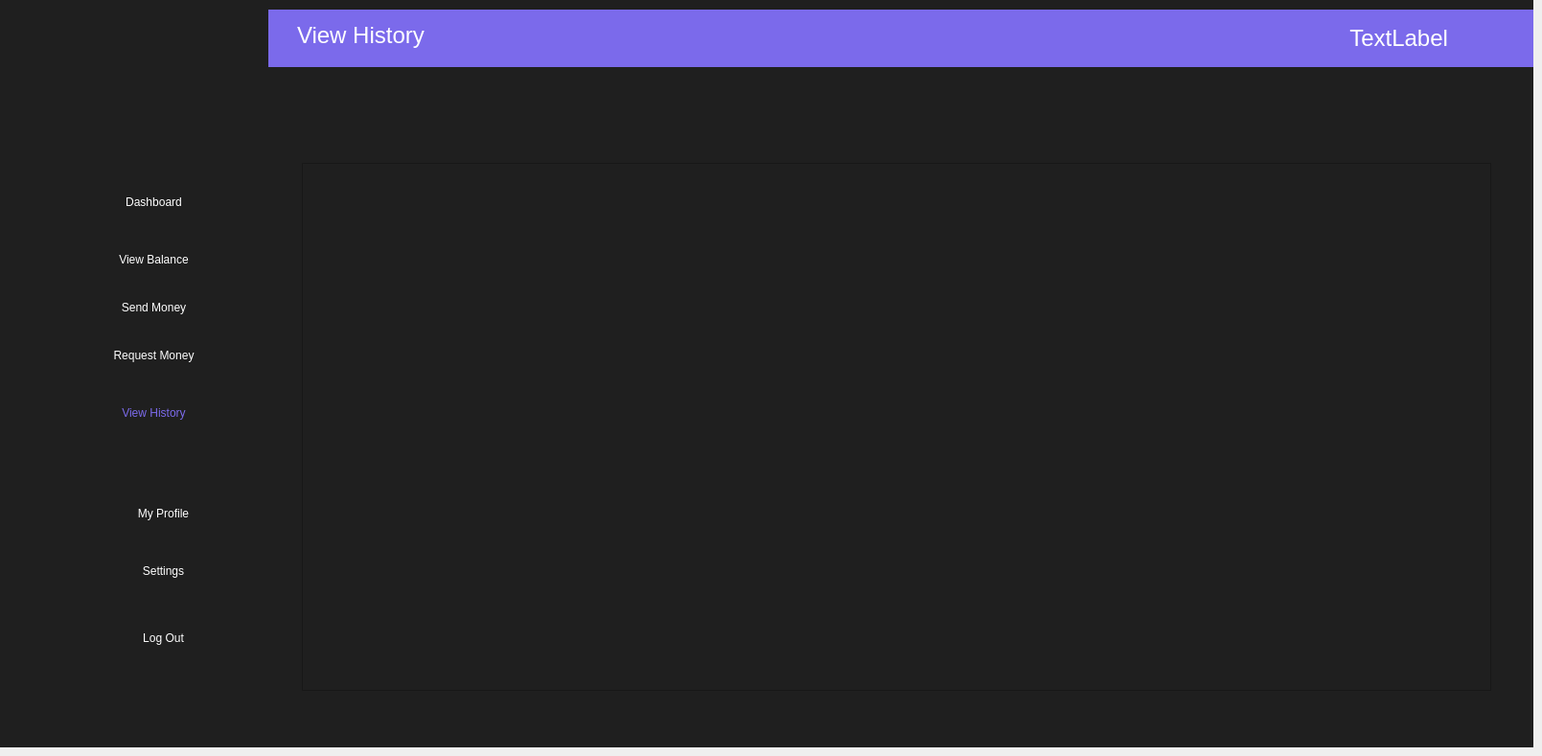
    <widget class="QWidget" name="page_22">
     <widget class="QWidget" name="widget_46" native="true">
      <property name="geometry">
       <rect>
        <x>0</x>
        <y>0</y>
        <width>1600</width>
        <height>780</height>
       </rect>
      </property>
      <property name="minimumSize">
       <size>
        <width>1600</width>
        <height>780</height>
       </size>
      </property>
      <property name="maximumSize">
       <size>
        <width>1600</width>
        <height>780</height>
       </size>
      </property>
      <property name="styleSheet">
       <string notr="true">background-color:rgb(31, 31, 31);</string>
      </property>
      <widget class="QScrollArea" name="scrollArea_9">
       <property name="geometry">
        <rect>
         <x>315</x>
         <y>170</y>
         <width>1241</width>
         <height>551</height>
        </rect>
       </property>
       <property name="styleSheet">
        <string notr="true">QScrollBar:vertical{ 
background-color: rgb(36, 36, 36);
 width: 15px; 
margin: 15px 0 15px 0;
}

QScrollBar:handle:vertical{
background-color: rgb(71, 71, 71);
 min-height:30px;
 border-radius:7px;
}
QScrollBar:handle:vertical:hover{
 background-color:rgb(58, 58, 58);
}
QScrollBar:handle:vertical pressed{
 background-color: rgb(60, 60, 60);
}

QScrollBar::sub-line:vertical{
border:none;
background-color: rgb(71, 71, 71);
height: 15px;
border-top-left-radius: 7px;
border-top-right-radius:7px;
subcontrol position: top;
subcontrol-origin: margin;
}
QScrollBar::sub-line:vertical:hover { 
background-color: rgb(58, 58, 58);
}

QScrollBar::sub-line:vertical:pressed{
 background-color: rgb(60, 60, 60);
}
 QScrollBar::add-line:vertical{
 border:none;
background-color: rgb(71, 71, 71);
 height: 15px;
border-bottom-left-radius: 7px; 
border-bottom-right-radius: 7px; 
subcontrol-position: bottom; 
subcontrol-origin: margin;
}
QScrollBar::add-line:vertical:hover {
 background-color:  rgb(58, 58, 58);
}
QScrollBar::add-line:vertical:pressed { 
background-color: rgb(60, 60, 60);
}

QScrollBar::up-arrow:vertical, QScrollBar::down-arrow:vertical{
 background: none;
}
QScrollBar::add-page:vertical, QScrollBar::sub-page:vertical{ 
background: none;
}
</string>
       </property>
       <property name="widgetResizable">
        <bool>true</bool>
       </property>
       <widget class="QWidget" name="scrollAreaWidgetContents_9">
        <property name="geometry">
         <rect>
          <x>0</x>
          <y>0</y>
          <width>1239</width>
          <height>549</height>
         </rect>
        </property>
        <layout class="QVBoxLayout" name="verticalLayout_7"/>
       </widget>
      </widget>
      <widget class="QWidget" name="widget_56" native="true">
       <property name="geometry">
        <rect>
         <x>0</x>
         <y>0</y>
         <width>280</width>
         <height>780</height>
        </rect>
       </property>
       <property name="styleSheet">
        <string notr="true">QPushButton{
	background-color: rgb(31, 31, 31);
	color: rgb(255, 255, 255);
	font: 700 12pt &quot;Arial&quot;;
    border-radius:15px;
}</string>
       </property>
       <widget class="QPushButton" name="pushButton_126">
        <property name="geometry">
         <rect>
          <x>160</x>
          <y>380</y>
          <width>181</width>
          <height>41</height>
         </rect>
        </property>
        <property name="text">
         <string>Requst Money</string>
        </property>
       </widget>
       <widget class="QPushButton" name="pushButton_127">
        <property name="geometry">
         <rect>
          <x>170</x>
          <y>610</y>
          <width>181</width>
          <height>51</height>
         </rect>
        </property>
        <property name="text">
         <string>Settings</string>
        </property>
       </widget>
       <widget class="QPushButton" name="pushButton_128">
        <property name="geometry">
         <rect>
          <x>160</x>
          <y>270</y>
          <width>181</width>
          <height>41</height>
         </rect>
        </property>
        <property name="text">
         <string>View Balance</string>
        </property>
       </widget>
       <widget class="QPushButton" name="pushButton_129">
        <property name="geometry">
         <rect>
          <x>172</x>
          <y>540</y>
          <width>181</width>
          <height>51</height>
         </rect>
        </property>
        <property name="text">
         <string>My Profile</string>
        </property>
       </widget>
       <widget class="QPushButton" name="pushButton_130">
        <property name="geometry">
         <rect>
          <x>160</x>
          <y>220</y>
          <width>181</width>
          <height>41</height>
         </rect>
        </property>
        <property name="text">
         <string>Dashboard</string>
        </property>
       </widget>
       <widget class="QPushButton" name="pushButton_131">
        <property name="geometry">
         <rect>
          <x>160</x>
          <y>440</y>
          <width>181</width>
          <height>41</height>
         </rect>
        </property>
        <property name="styleSheet">
         <string notr="true">background-color: rgb(31, 31, 31);</string>
        </property>
        <property name="text">
         <string>View History</string>
        </property>
       </widget>
       <widget class="QPushButton" name="pushButton_132">
        <property name="geometry">
         <rect>
          <x>160</x>
          <y>320</y>
          <width>181</width>
          <height>41</height>
         </rect>
        </property>
        <property name="text">
         <string>Send Money</string>
        </property>
       </widget>
       <widget class="QPushButton" name="pushButton_133">
        <property name="geometry">
         <rect>
          <x>170</x>
          <y>670</y>
          <width>181</width>
          <height>51</height>
         </rect>
        </property>
        <property name="text">
         <string>Log Out</string>
        </property>
       </widget>
       <widget class="QLabel" name="label_126">
        <property name="geometry">
         <rect>
          <x>0</x>
          <y>10</y>
          <width>281</width>
          <height>780</height>
         </rect>
        </property>
        <property name="styleSheet">
         <string notr="true">background-image: url(:/new/prefix1/leftSide.png);
QPushButton{
	background-color: rgb(31, 31, 31);
	color: rgb(255, 255, 255);
	font: 700 12pt &quot;Arial&quot;;
    border-radius:15px;
}</string>
        </property>
        <property name="text">
         <string/>
        </property>
        <property name="pixmap">
         <pixmap resource="assets.qrc">:/new/prefix1/leftSide.png</pixmap>
        </property>
        <property name="scaledContents">
         <bool>true</bool>
        </property>
       </widget>
       <widget class="QPushButton" name="pushButton_134">
        <property name="geometry">
         <rect>
          <x>70</x>
          <y>410</y>
          <width>181</width>
          <height>41</height>
         </rect>
        </property>
        <property name="styleSheet">
         <string notr="true">background-color: rgb(31, 31, 31);
color:rgb(123, 106, 235);</string>
        </property>
        <property name="text">
         <string>View History</string>
        </property>
       </widget>
       <widget class="QPushButton" name="pushButton_135">
        <property name="geometry">
         <rect>
          <x>80</x>
          <y>640</y>
          <width>181</width>
          <height>51</height>
         </rect>
        </property>
        <property name="text">
         <string>Log Out</string>
        </property>
       </widget>
       <widget class="QPushButton" name="pushButton_136">
        <property name="geometry">
         <rect>
          <x>70</x>
          <y>300</y>
          <width>181</width>
          <height>41</height>
         </rect>
        </property>
        <property name="text">
         <string>Send Money</string>
        </property>
       </widget>
       <widget class="QPushButton" name="pushButton_137">
        <property name="geometry">
         <rect>
          <x>70</x>
          <y>190</y>
          <width>181</width>
          <height>41</height>
         </rect>
        </property>
        <property name="text">
         <string>Dashboard</string>
        </property>
       </widget>
       <widget class="QPushButton" name="pushButton_138">
        <property name="geometry">
         <rect>
          <x>70</x>
          <y>250</y>
          <width>181</width>
          <height>41</height>
         </rect>
        </property>
        <property name="text">
         <string>View Balance</string>
        </property>
       </widget>
       <widget class="QPushButton" name="pushButton_139">
        <property name="geometry">
         <rect>
          <x>80</x>
          <y>510</y>
          <width>181</width>
          <height>51</height>
         </rect>
        </property>
        <property name="text">
         <string>My Profile</string>
        </property>
       </widget>
       <widget class="QPushButton" name="pushButton_140">
        <property name="geometry">
         <rect>
          <x>70</x>
          <y>350</y>
          <width>181</width>
          <height>41</height>
         </rect>
        </property>
        <property name="text">
         <string>Request Money</string>
        </property>
       </widget>
       <widget class="QPushButton" name="pushButton_141">
        <property name="geometry">
         <rect>
          <x>80</x>
          <y>570</y>
          <width>181</width>
          <height>51</height>
         </rect>
        </property>
        <property name="text">
         <string>Settings</string>
        </property>
       </widget>
      </widget>
      <widget class="QWidget" name="widget_55" native="true">
       <property name="geometry">
        <rect>
         <x>280</x>
         <y>10</y>
         <width>1321</width>
         <height>60</height>
        </rect>
       </property>
       <property name="styleSheet">
        <string notr="true">background-color: rgb(123, 106, 235);</string>
       </property>
       <widget class="QLabel" name="label_123">
        <property name="geometry">
         <rect>
          <x>30</x>
          <y>1</y>
          <width>261</width>
          <height>51</height>
         </rect>
        </property>
        <property name="font">
         <font>
          <family>Segoe UI</family>
          <pointsize>18</pointsize>
          <bold>false</bold>
         </font>
        </property>
        <property name="styleSheet">
         <string notr="true">background-color: rgb(123, 106, 235);
color:rgb(255, 255, 255);</string>
        </property>
        <property name="text">
         <string>View History</string>
        </property>
       </widget>
       <widget class="QLabel" name="label_124">
        <property name="geometry">
         <rect>
          <x>810</x>
          <y>10</y>
          <width>421</width>
          <height>41</height>
         </rect>
        </property>
        <property name="font">
         <font>
          <family>Segoe UI</family>
          <pointsize>18</pointsize>
         </font>
        </property>
        <property name="styleSheet">
         <string notr="true">background-color: rgb(123, 106, 235);
color:rgb(255, 255, 255);
</string>
        </property>
        <property name="text">
         <string>&lt;html&gt;&lt;head/&gt;&lt;body&gt;&lt;p align=&quot;right&quot;&gt;TextLabel&lt;/p&gt;&lt;/body&gt;&lt;/html&gt;</string>
        </property>
       </widget>
      </widget>
     </widget>
    </widget>
